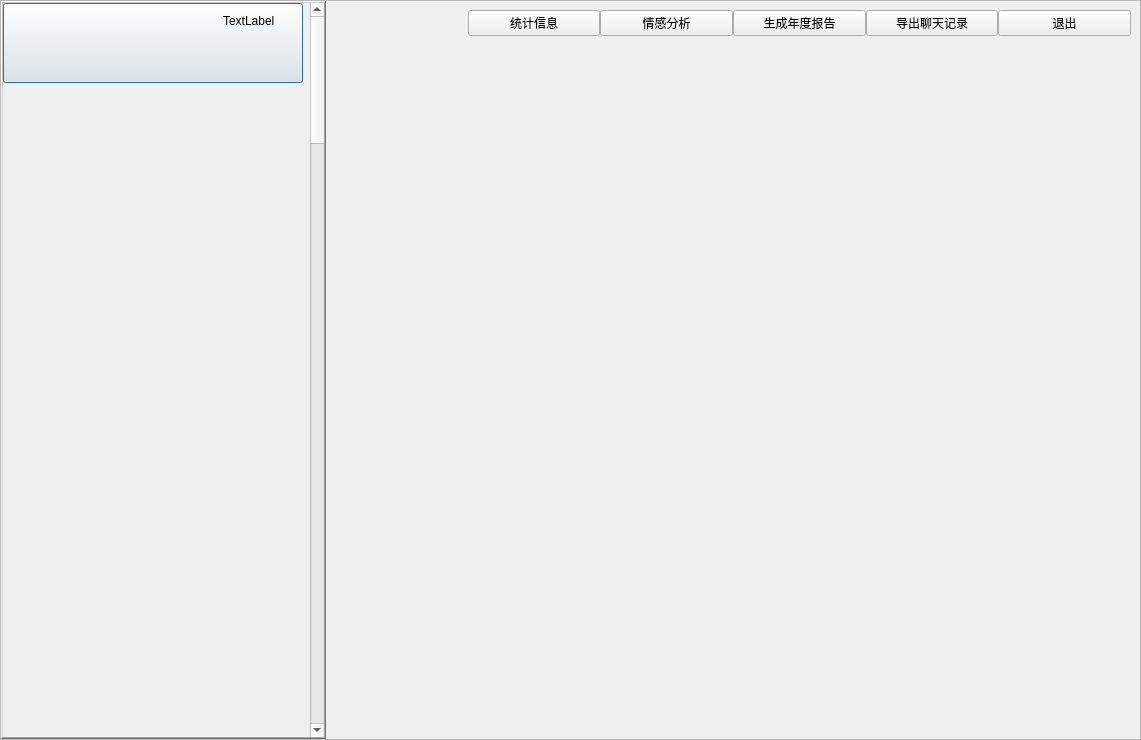
<?xml version="1.0" encoding="UTF-8"?>
<ui version="4.0">
    <class>Dialog</class>
    <widget class="QDialog" name="Dialog">
        <property name="geometry">
            <rect>
                <x>0</x>
                <y>0</y>
                <width>1141</width>
                <height>740</height>
            </rect>
        </property>
        <property name="cursor">
            <cursorShape>ArrowCursor</cursorShape>
        </property>
        <property name="windowTitle">
            <string>Dialog</string>
        </property>
        <property name="autoFillBackground">
            <bool>false</bool>
        </property>
        <layout class="QHBoxLayout" name="horizontalLayout">
            <property name="spacing">
                <number>0</number>
            </property>
            <property name="leftMargin">
                <number>0</number>
            </property>
            <property name="topMargin">
                <number>0</number>
            </property>
            <property name="rightMargin">
                <number>0</number>
            </property>
            <property name="bottomMargin">
                <number>0</number>
            </property>
            <item>
                <widget class="QFrame" name="frame_2">
                    <property name="frameShape">
                        <enum>QFrame::StyledPanel</enum>
                    </property>
                    <property name="frameShadow">
                        <enum>QFrame::Raised</enum>
                    </property>
                    <layout class="QHBoxLayout" name="horizontalLayout_2">
                        <property name="spacing">
                            <number>0</number>
                        </property>
                        <property name="leftMargin">
                            <number>0</number>
                        </property>
                        <property name="topMargin">
                            <number>0</number>
                        </property>
                        <property name="rightMargin">
                            <number>0</number>
                        </property>
                        <property name="bottomMargin">
                            <number>0</number>
                        </property>
                        <item>
                            <widget class="QScrollArea" name="scrollArea">
                                <property name="enabled">
                                    <bool>true</bool>
                                </property>
                                <property name="minimumSize">
                                    <size>
                                        <width>325</width>
                                        <height>0</height>
                                    </size>
                                </property>
                                <property name="maximumSize">
                                    <size>
                                        <width>325</width>
                                        <height>150000</height>
                                    </size>
                                </property>
                                <property name="autoFillBackground">
                                    <bool>false</bool>
                                </property>
                                <property name="frameShape">
                                    <enum>QFrame::WinPanel</enum>
                                </property>
                                <property name="frameShadow">
                                    <enum>QFrame::Raised</enum>
                                </property>
                                <property name="midLineWidth">
                                    <number>0</number>
                                </property>
                                <property name="verticalScrollBarPolicy">
                                    <enum>Qt::ScrollBarAlwaysOn</enum>
                                </property>
                                <property name="horizontalScrollBarPolicy">
                                    <enum>Qt::ScrollBarAlwaysOff</enum>
                                </property>
                                <property name="sizeAdjustPolicy">
                                    <enum>QAbstractScrollArea::AdjustToContentsOnFirstShow</enum>
                                </property>
                                <property name="widgetResizable">
                                    <bool>false</bool>
                                </property>
                                <widget class="QWidget" name="scrollAreaWidgetContents">
                                    <property name="geometry">
                                        <rect>
                                            <x>0</x>
                                            <y>0</y>
                                            <width>300</width>
                                            <height>12000</height>
                                        </rect>
                                    </property>
                                    <widget class="QPushButton" name="pushButton_2">
                                        <property name="geometry">
                                            <rect>
                                                <x>0</x>
                                                <y>0</y>
                                                <width>300</width>
                                                <height>80</height>
                                            </rect>
                                        </property>
                                        <property name="layoutDirection">
                                            <enum>Qt::LeftToRight</enum>
                                        </property>
                                        <property name="autoFillBackground">
                                            <bool>false</bool>
                                        </property>
                                        <property name="text">
                                            <string/>
                                        </property>
                                        <property name="iconSize">
                                            <size>
                                                <width>80</width>
                                                <height>80</height>
                                            </size>
                                        </property>
                                    </widget>
                                    <widget class="QLabel" name="label">
                                        <property name="geometry">
                                            <rect>
                                                <x>220</x>
                                                <y>10</y>
                                                <width>72</width>
                                                <height>15</height>
                                            </rect>
                                        </property>
                                        <property name="text">
                                            <string>TextLabel</string>
                                        </property>
                                    </widget>
                                </widget>
                            </widget>
                        </item>
                        <item>
                            <widget class="QFrame" name="frame">
                                <property name="frameShape">
                                    <enum>QFrame::NoFrame</enum>
                                </property>
                                <property name="frameShadow">
                                    <enum>QFrame::Raised</enum>
                                </property>
                                <layout class="QVBoxLayout" name="verticalLayout">
                                    <item>
                                        <layout class="QHBoxLayout" name="horizontalLayout_3">
                                            <property name="spacing">
                                                <number>0</number>
                                            </property>
                                            <item>
                                                <widget class="QLabel" name="label_remark">
                                                    <property name="maximumSize">
                                                        <size>
                                                            <width>16777215</width>
                                                            <height>100</height>
                                                        </size>
                                                    </property>
                                                    <property name="font">
                                                        <font>
                                                            <pointsize>12</pointsize>
                                                        </font>
                                                    </property>
                                                    <property name="text">
                                                        <string/>
                                                    </property>
                                                </widget>
                                            </item>
                                            <item>
                                                <widget class="QPushButton" name="btn_analysis">
                                                    <property name="text">
                                                        <string>统计信息</string>
                                                    </property>
                                                </widget>
                                            </item>
                                            <item>
                                                <widget class="QPushButton" name="btn_emotion">
                                                    <property name="text">
                                                        <string>情感分析</string>
                                                    </property>
                                                </widget>
                                            </item>
                                            <item>
                                                <widget class="QPushButton" name="btn_report">
                                                    <property name="text">
                                                        <string>生成年度报告</string>
                                                    </property>
                                                </widget>
                                            </item>
                                            <item>
                                                <widget class="QPushButton" name="btn_output">
                                                    <property name="text">
                                                        <string>导出聊天记录</string>
                                                    </property>
                                                </widget>
                                            </item>
                                            <item>
                                                <widget class="QPushButton" name="btn_back">
                                                    <property name="text">
                                                        <string>退出</string>
                                                    </property>
                                                </widget>
                                            </item>
                                        </layout>
                                    </item>
                                    <item>
                                        <widget class="QStackedWidget" name="stackedWidget">
                                            <widget class="QWidget" name="page_3"/>
                                            <widget class="QWidget" name="page_4"/>
                                        </widget>
                                    </item>
                                </layout>
                            </widget>
                        </item>
                    </layout>
                </widget>
            </item>
        </layout>
    </widget>
    <resources/>
    <connections/>
</ui>
